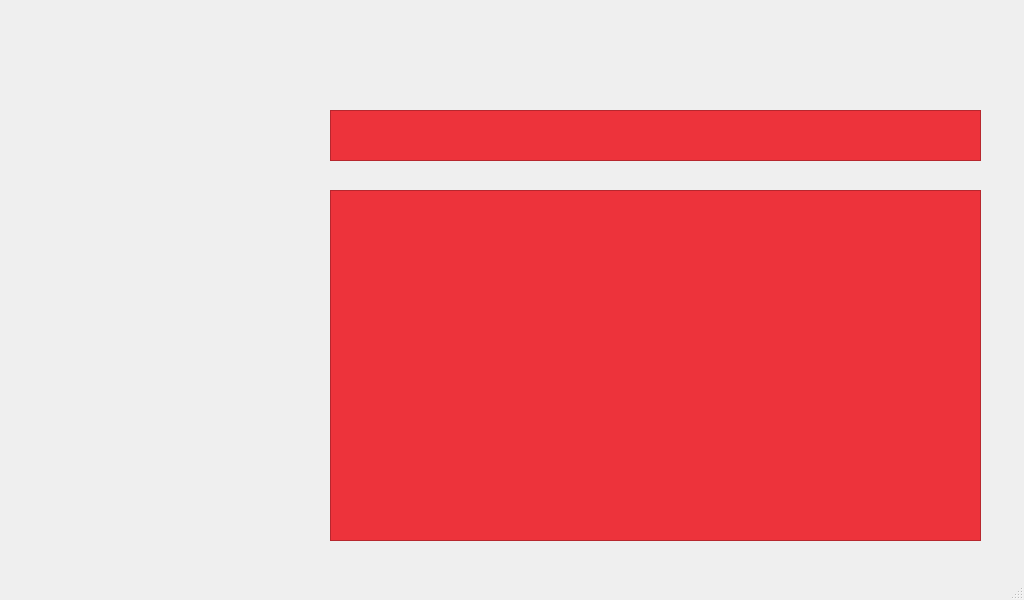
<?xml version="1.0" encoding="UTF-8"?>
<ui version="4.0">
 <class>TambahData</class>
 <widget class="QMainWindow" name="TambahData">
  <property name="geometry">
   <rect>
    <x>0</x>
    <y>0</y>
    <width>1024</width>
    <height>600</height>
   </rect>
  </property>
  <property name="minimumSize">
   <size>
    <width>1024</width>
    <height>600</height>
   </size>
  </property>
  <property name="maximumSize">
   <size>
    <width>1024</width>
    <height>600</height>
   </size>
  </property>
  <property name="windowTitle">
   <string>MainWindow</string>
  </property>
  <property name="styleSheet">
   <string notr="true">background-image: url(:/menu/START(2) 1.png);
background-repeat: false;</string>
  </property>
  <widget class="QWidget" name="centralwidget">
   <widget class="QPushButton" name="pushButton">
    <property name="geometry">
     <rect>
      <x>30</x>
      <y>0</y>
      <width>80</width>
      <height>91</height>
     </rect>
    </property>
    <property name="styleSheet">
     <string notr="true">background-image: url(:/menu/arrow 1.png);
background-repeat:false;
border-radius: 10;</string>
    </property>
    <property name="text">
     <string/>
    </property>
   </widget>
   <widget class="QPushButton" name="pushButton_2">
    <property name="geometry">
     <rect>
      <x>50</x>
      <y>390</y>
      <width>211</width>
      <height>51</height>
     </rect>
    </property>
    <property name="styleSheet">
     <string notr="true">background-image: url(:/tambahdata/Group 3tambahdata.png);
background-repeat:false;
border-radius: 10;</string>
    </property>
    <property name="text">
     <string/>
    </property>
   </widget>
   <widget class="QPushButton" name="pushButton_3">
    <property name="geometry">
     <rect>
      <x>50</x>
      <y>470</y>
      <width>211</width>
      <height>51</height>
     </rect>
    </property>
    <property name="styleSheet">
     <string notr="true">background-image: url(:/tambahdata/Group 1 (1).png);
background-repeat:false;
border-radius: 10;</string>
    </property>
    <property name="text">
     <string/>
    </property>
   </widget>
   <widget class="QPushButton" name="pushButton_4">
    <property name="geometry">
     <rect>
      <x>910</x>
      <y>0</y>
      <width>71</width>
      <height>81</height>
     </rect>
    </property>
    <property name="styleSheet">
     <string notr="true">background-image: url(:/tambahdata/reset 1.png);
background-repeat:false;
border-radius: 10;</string>
    </property>
    <property name="text">
     <string/>
    </property>
   </widget>
   <widget class="QLabel" name="label">
    <property name="geometry">
     <rect>
      <x>30</x>
      <y>120</y>
      <width>81</width>
      <height>31</height>
     </rect>
    </property>
    <property name="styleSheet">
     <string notr="true">background-image: url(:/tambahdata/Nama.png);
background-repeat:false;
</string>
    </property>
    <property name="text">
     <string/>
    </property>
   </widget>
   <widget class="QLabel" name="label_2">
    <property name="geometry">
     <rect>
      <x>30</x>
      <y>200</y>
      <width>211</width>
      <height>41</height>
     </rect>
    </property>
    <property name="styleSheet">
     <string notr="true">background-image: url(:/tambahdata/Ambil Gambar.png);
background-repeat:false;
</string>
    </property>
    <property name="text">
     <string/>
    </property>
   </widget>
   <widget class="QTextEdit" name="textEdit">
    <property name="geometry">
     <rect>
      <x>330</x>
      <y>110</y>
      <width>651</width>
      <height>51</height>
     </rect>
    </property>
    <property name="styleSheet">
     <string notr="true">background-color: rgb(237, 51, 59);</string>
    </property>
   </widget>
   <widget class="QTextEdit" name="textEdit_2">
    <property name="geometry">
     <rect>
      <x>330</x>
      <y>190</y>
      <width>651</width>
      <height>351</height>
     </rect>
    </property>
    <property name="styleSheet">
     <string notr="true">background-color: rgb(237, 51, 59);
color: rgb(237, 51, 59);</string>
    </property>
   </widget>
  </widget>
  <widget class="QMenuBar" name="menubar">
   <property name="geometry">
    <rect>
     <x>0</x>
     <y>0</y>
     <width>1024</width>
     <height>23</height>
    </rect>
   </property>
  </widget>
  <widget class="QStatusBar" name="statusbar"/>
 </widget>
 <resources>
  <include location="src.qrc"/>
 </resources>
 <connections/>
</ui>
